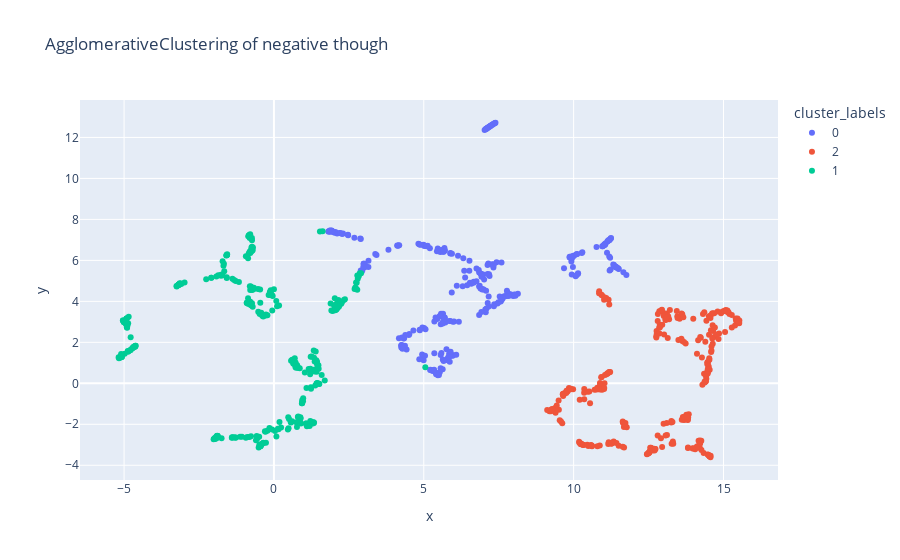

This figure's notebook cell:
### Code cell
# Plot
# Create a DataFrame for Plotly Express
plot_data = {
    'x': x,
    'y': y,
    'cluster_labels': cluster_labels,
    'hover_text': corpus  # text you want to display
}

df = pd.DataFrame(plot_data)


# Convert cluster_labels to string for categorical representation
df['cluster_labels'] = df['cluster_labels'].astype(str)

# plot using Plotly Express
fig = px.scatter(
    df,
    x='x',
    y='y',
    color='cluster_labels',
    hover_data={'hover_text': True},  # Enable hover data for 'hover_text'
    title='AgglomerativeClustering of negative though'
)
fig.show()
# Export the plot to HTML
fig.write_html(f"/Users/sylvainestebe/Code/nlp_project/cognitive_distortion_project/export/aglo.html")
results_k_mean = combine_results(corpus_data[['thought', 'original_label']], cluster_dict_k)

### Figure 1 — Plotly figure (JSON) as saved in the notebook; plotly's stock layout.template omitted (floating-point values rounded to 4 significant figures; data arrays with more than 128 entries replaced by an {"elided": "..."} marker saying what was removed)
{"data": [{"customdata": {"elided": "294x1 str values"}, "hovertemplate": "cluster_labels=0<br>x=%{x}<br>y=%{y}<br>hover_text=%{customdata[0]}<extra></extra>", "legendgroup": "0", "marker": {"color": "#636efa", "symbol": "circle"}, "mode": "markers", "name": "0", "orientation": "v", "showlegend": true, "type": "scatter", "x": {"elided": "294 float values"}, "xaxis": "x", "y": {"elided": "294 float values"}, "yaxis": "y"}, {"customdata": {"elided": "302x1 str values"}, "hovertemplate": "cluster_labels=2<br>x=%{x}<br>y=%{y}<br>hover_text=%{customdata[0]}<extra></extra>", "legendgroup": "2", "marker": {"color": "#EF553B", "symbol": "circle"}, "mode": "markers", "name": "2", "orientation": "v", "showlegend": true, "type": "scatter", "x": {"elided": "302 float values"}, "xaxis": "x", "y": {"elided": "302 float values"}, "yaxis": "y"}, {"customdata": {"elided": "326x1 str values"}, "hovertemplate": "cluster_labels=1<br>x=%{x}<br>y=%{y}<br>hover_text=%{customdata[0]}<extra></extra>", "legendgroup": "1", "marker": {"color": "#00cc96", "symbol": "circle"}, "mode": "markers", "name": "1", "orientation": "v", "showlegend": true, "type": "scatter", "x": {"elided": "326 float values"}, "xaxis": "x", "y": {"elided": "326 float values"}, "yaxis": "y"}], "layout": {"legend": {"title": {"text": "cluster_labels"}, "tracegroupgap": 0}, "title": {"text": "AgglomerativeClustering of negative though"}, "xaxis": {"anchor": "y", "domain": [0, 1], "title": {"text": "x"}}, "yaxis": {"anchor": "x", "domain": [0, 1], "title": {"text": "y"}}}}
